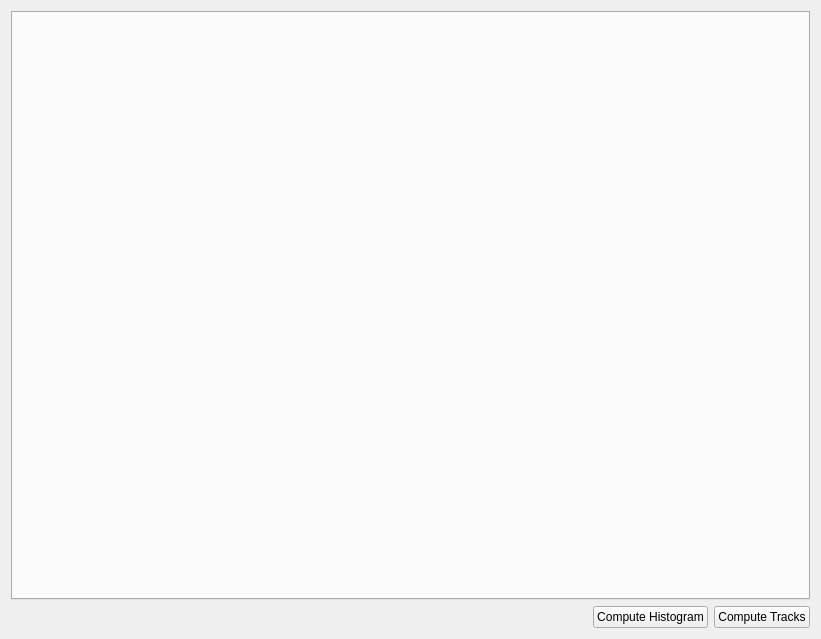
<?xml version="1.0" encoding="UTF-8"?>
<ui version="4.0">
 <class>Form</class>
 <widget class="QWidget" name="Form">
  <property name="geometry">
   <rect>
    <x>0</x>
    <y>0</y>
    <width>821</width>
    <height>639</height>
   </rect>
  </property>
  <property name="windowTitle">
   <string>Form</string>
  </property>
  <layout class="QVBoxLayout" name="verticalLayout">
   <item>
    <widget class="QTabWidget" name="tabWidget">
     <property name="currentIndex">
      <number>-1</number>
     </property>
    </widget>
   </item>
   <item>
    <layout class="QHBoxLayout" name="horizontalLayout">
     <item>
      <spacer name="horizontalSpacer">
       <property name="orientation">
        <enum>Qt::Horizontal</enum>
       </property>
       <property name="sizeHint" stdset="0">
        <size>
         <width>40</width>
         <height>20</height>
        </size>
       </property>
      </spacer>
     </item>
     <item>
      <widget class="QPushButton" name="button_histogram">
       <property name="text">
        <string>Compute Histogram</string>
       </property>
      </widget>
     </item>
     <item>
      <widget class="QPushButton" name="button_tracks">
       <property name="text">
        <string>Compute Tracks</string>
       </property>
      </widget>
     </item>
    </layout>
   </item>
  </layout>
 </widget>
 <resources/>
 <connections/>
</ui>
